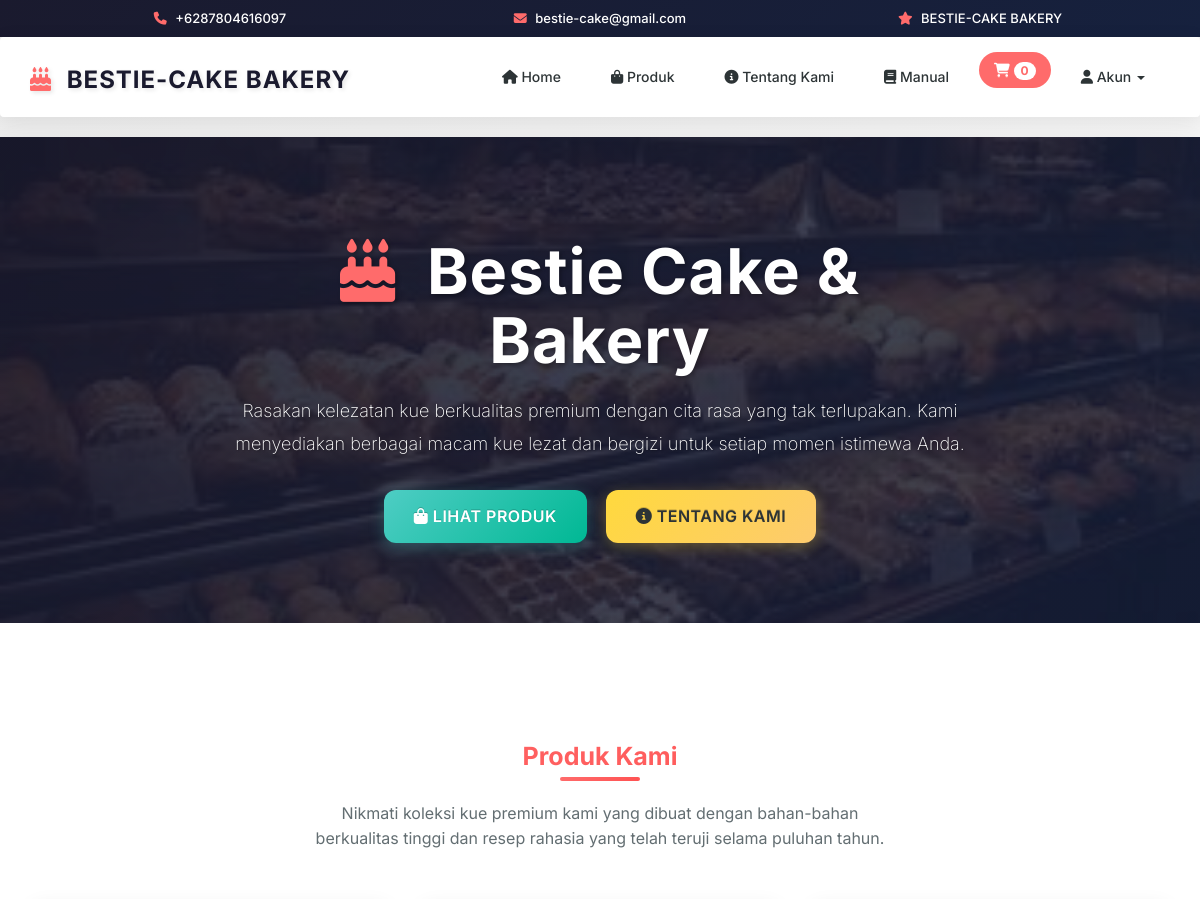
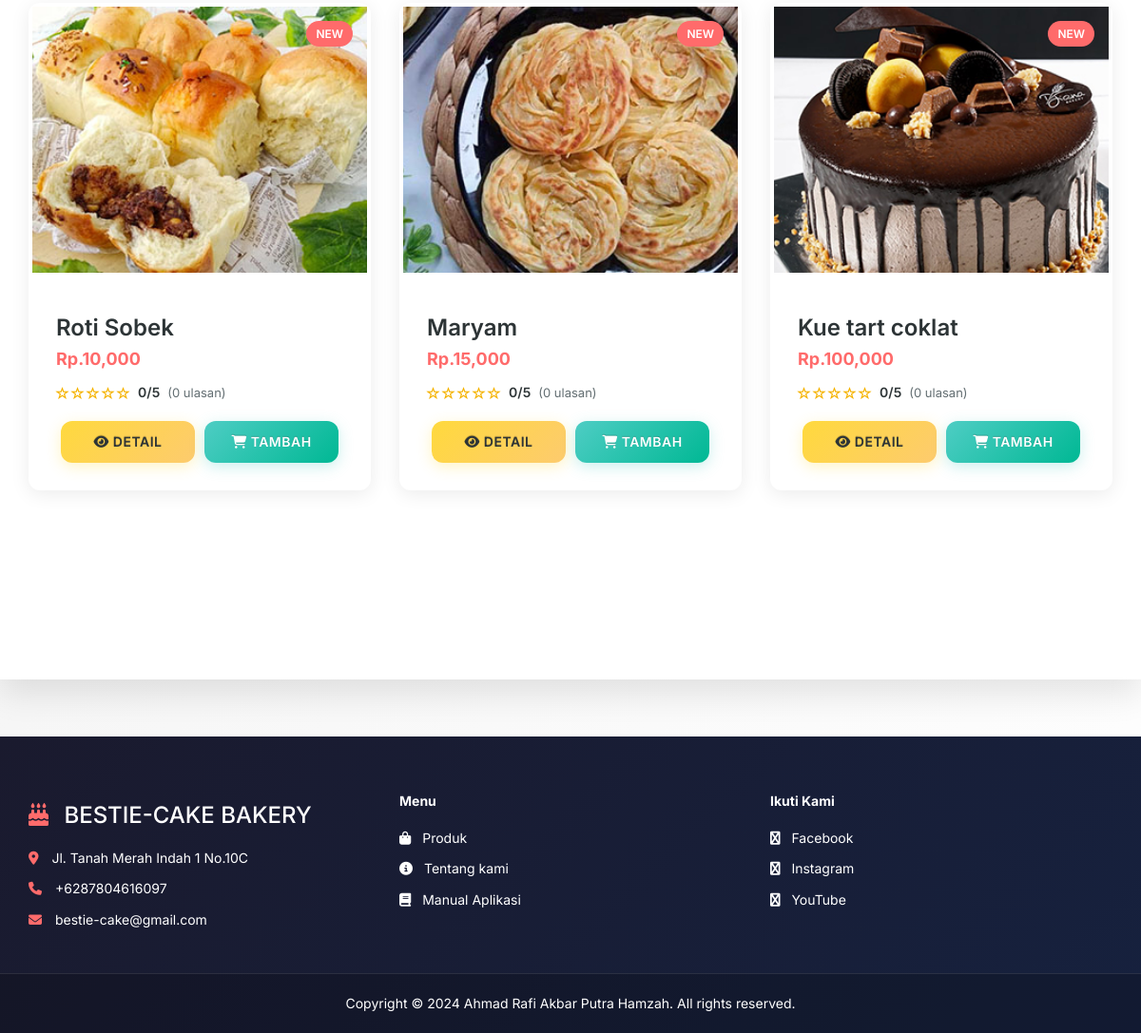
The page / on the database its author committed (2 pictures, top to bottom).
### tables this page shows
CREATE TABLE `produk` (
  `kode_produk` varchar(100) NOT NULL,
  `nama` varchar(100) NOT NULL,
  `image` text NOT NULL,
  `deskripsi` text NOT NULL,
  `harga` int(11) NOT NULL
);

### index.php (the view, shortened to what this page needs)
<?php
include 'header.php';
?>
<?php
function render_stars_card($value){
    $full = floor($value);
    $half = ($value - $full) >= 0.5 ? 1 : 0;
    $empty = 5 - $full - $half;
    $out = '';
    for($i=0;$i<$full;$i++){ $out .= '<i class="glyphicon glyphicon-star" style="color:#f5b301"></i> '; }
    for($i=0;$i<$empty;$i++){ $out .= '<i class="glyphicon glyphicon-star-empty" style="color:#f5b301"></i> '; }
    return $out;
}
?>
<div class="jumbotron">
    <div class="container">
        <div class="row align-items-center">
            <div class="col-md-8 col-md-offset-2 text-center">
                <h1 style="margin-bottom: 20px; font-weight: 700; letter-spacing: 1px; text-shadow: 2px 2px 4px rgba(0,0,0,0.3);">
                    <i class="fa fa-birthday-cake" style="margin-right: 15px; color: var(--accent-color);"></i>
                    Bestie Cake & Bakery
                </h1>
                <p style="font-size: 18px; line-height: 1.8; margin-bottom: 30px; text-shadow: 1px 1px 2px rgba(0,0,0,0.3);">
                    Rasakan kelezatan kue berkualitas premium dengan cita rasa yang tak terlupakan.
                    Kami menyediakan berbagai macam kue lezat dan bergizi untuk setiap momen istimewa Anda.
                </p>
                <div style="margin-top: 30px;">
                    <a href="produk.php" class="btn btn-success" style="margin-right: 15px; padding: 15px 30px; font-size: 16px;">
                        <i class="fa fa-shopping-bag"></i> Lihat Produk
                    </a>
                    <a href="about.php" class="btn btn-warning" style="padding: 15px 30px; font-size: 16px;">
                        <i class="fa fa-info-circle"></i> Tentang Kami
                    </a>
                </div>
            </div>
        </div>
    </div>
</div>
<div class="container" style="padding: 60px 15px;">
    <h2 class="section-title">Produk Kami</h2>
    <p class="text-center" style="font-size: 16px; color: var(--text-light); margin-bottom: 50px; max-width: 600px; margin-left: auto; margin-right: auto;">
        Nikmati koleksi kue premium kami yang dibuat dengan bahan-bahan berkualitas tinggi dan resep rahasia yang telah teruji selama puluhan tahun.
    </p>
	<div class="row">
		<?php
		$result = mysqli_query($conn, "SELECT * FROM produk");
		while ($row = mysqli_fetch_assoc($result)) {
			?>
            <div class="col-sm-6 col-md-4" style="margin-bottom: 30px;">
				<div class="thumbnail" style="border: none; box-shadow: var(--shadow-light); transition: var(--transition);">
                    <div style="position: relative; overflow: hidden;">
                        <img src="image/produk/<?= $row['image']; ?>" loading="lazy" style="width:100%; height:280px; object-fit:cover; transition: var(--transition);">
                        <div style="position: absolute; top: 15px; right: 15px; background: var(--accent-color); color: white; padding: 5px 10px; border-radius: 15px; font-size: 12px; font-weight: 600;">
                            NEW
                        </div>
                    </div>
					<div class="caption" style="padding: 25px;">
						<h3 style="margin-bottom: 10px; font-weight: 600; color: var(--text-dark);"><?= $row['nama'];  ?></h3>
                        <h4 style="color: var(--accent-color); font-weight: 700; margin-bottom: 15px;">Rp.<?= number_format($row['harga']); ?></h4>
                        <?php
                        $kp = mysqli_real_escape_string($conn, $row['kode_produk']);
                        $qrev = mysqli_query($conn, "SELECT AVG(rating) as avg_rating, COUNT(*) as total FROM review WHERE kode_produk = '$kp'");
                        $rrev = mysqli_fetch_assoc($qrev);
                        $avg = ($rrev && $rrev['avg_rating']) ? round($rrev['avg_rating'],1) : 0;
                        $tot = ($rrev && $rrev['total']) ? (int)$rrev['total'] : 0;
                        ?>
                        <div style="display:flex; align-items:center; gap:8px; margin-bottom: 20px;">
                            <div style="display: flex; align-items: center; gap: 2px;">
                                <?= render_stars_card($avg); ?>
                            </div>
                            <span style="font-weight:600; font-size:14px; color:var(--text-dark);"><?= $avg; ?>/5</span>
                            <span style="font-size:13px; color:var(--text-light);">(<?= $tot; ?> ulasan)</span>
                        </div>
                        <div class="row product-actions" style="margin: 0;">
								<div class="col-md-6" style="padding: 0 5px;">
									<a href="detail_produk.php?produk=<?= $row['kode_produk']; ?>" class="btn btn-warning btn-block">
										<i class="fa fa-eye"></i> Detail
									</a>
								</div>
							<?php if(isset($_SESSION['kd_cs'])){ ?>
										<div class="col-md-6" style="padding: 0 5px;">
											<a href="proses/add.php?produk=<?= $row['kode_produk']; ?>&kd_cs=<?= $kode_cs; ?>&hal=1" class="btn btn-success btn-block" role="button">
												<i class="fa fa-shopping-cart"></i> Tambah
											</a>
										</div>
								<?php
							}
							else{
								?>
										<div class="col-md-6" style="padding: 0 5px;">
											<a href="keranjang.php" class="btn btn-success btn-block" role="button">
												<i class="fa fa-shopping-cart"></i> Tambah
											</a>
										</div>
								<?php
							}
							?>
						</div>
					</div>
				</div>
			</div>
			<?php
		}
		?>
	</div>
</div>
<br>
<br>
<br>
<br>
<?php
include 'footer.php';
?>

### css/style.css (style rules this page uses)
body { margin:0; padding: 0; }

### header.php (style rules this page uses)
:root { --primary-bg:#1a1a2e; --secondary-bg:#16213e; --accent-color:#ff6b6b; --accent-hover:#ff5252; --success-color:#4ecdc4; --warning-color:#ffd93d; --info-color:#6c5ce7; --text-dark:#2d3436; --text-light:#636e72; --border-radius:12px; --shadow-light:0 4px 20px rgba(0,0,0,0.08); --shadow-medium:0 8px 30px rgba(0,0,0,0.12); --shadow-heavy:0 15px 35px rgba(0,0,0,0.1); --transition:all 0.3s cubic-bezier(0.4, 0, 0.2, 1); }
* { box-sizing: border-box; }
html { scroll-behavior: smooth; }
body { background: linear-gradient(135deg,rgb(236, 236, 236) 0%,rgb(255, 255, 255) 100%); background-attachment: fixed; color: var(--text-dark); font-family: "Inter", "Segoe UI", Tahoma, Geneva, Verdana, sans-serif; line-height: 1.6; margin: 0; padding: 0; }
.section-title { background: linear-gradient(135deg, var(--accent-color), var(--accent-hover)); -webkit-background-clip: text; -webkit-text-fill-color: transparent; background-clip: text; font-weight: 700; font-size: 2.5rem; margin: 60px 0 30px 0; text-align: center; position: relative; }
.section-title::after { content: ''; position: absolute; bottom: -10px; left: 50%; transform: translateX(-50%); width: 80px; height: 4px; background: linear-gradient(135deg, var(--accent-color), var(--accent-hover)); border-radius: 2px; }
.btn { border-radius: var(--border-radius); border: none; font-weight: 600; padding: 12px 24px; text-transform: uppercase; letter-spacing: 0.5px; transition: var(--transition); position: relative; overflow: hidden; }
.btn::before { content: ''; position: absolute; top: 0; left: -100%; width: 100%; height: 100%; background: linear-gradient(90deg, transparent, rgba(255,255,255,0.2), transparent); transition: left 0.5s; }
.btn-success { background: linear-gradient(135deg, var(--success-color), #00b894); box-shadow: 0 4px 15px rgba(78, 205, 196, 0.3); }
.btn-warning { background: linear-gradient(135deg, var(--warning-color), #fdcb6e); color: var(--text-dark); box-shadow: 0 4px 15px rgba(255, 217, 61, 0.3); }
.thumbnail { border: none; border-radius: var(--border-radius); overflow: hidden; box-shadow: var(--shadow-light); transition: var(--transition); background: #ffffff; }
.thumbnail img { transition: var(--transition); }
.jumbotron { background: linear-gradient(135deg, rgba(26,26,46,0.9), rgba(22,33,62,0.8)), url('image/home/2.jpg') center/cover no-repeat; border-radius: 0; margin-bottom: 0; padding: 80px 0; color: #ffffff; text-align: center; }

### rows shown on the page
produk: image (picture), nama "Roti Sobek", harga "10,000", avg "0", tot "0"
produk: image (picture), nama "Maryam", harga "15,000", avg "0", tot "0"
produk: image (picture), nama "Kue tart coklat", harga "100,000", avg "0", tot "0"
